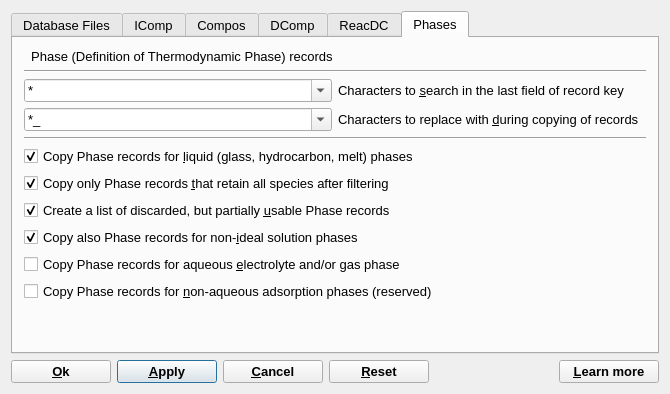
<?xml version="1.0" encoding="UTF-8"?>
<ui version="4.0">
 <class>SetFiltersDialogData</class>
 <widget class="QDialog" name="SetFiltersDialogData">
  <property name="windowModality">
   <enum>Qt::WindowModal</enum>
  </property>
  <property name="geometry">
   <rect>
    <x>0</x>
    <y>0</y>
    <width>670</width>
    <height>394</height>
   </rect>
  </property>
  <property name="font">
   <font>
    <pointsize>10</pointsize>
   </font>
  </property>
  <property name="windowTitle">
   <string>Setup of files and filters to create/extend an independent modelling project</string>
  </property>
  <layout class="QGridLayout" name="gridLayout_6">
   <item row="0" column="0" colspan="6">
    <widget class="QTabWidget" name="twSetFilters">
     <property name="tabShape">
      <enum>QTabWidget::Rounded</enum>
     </property>
     <property name="currentIndex">
      <number>5</number>
     </property>
     <widget class="QWidget" name="tpFiles">
      <attribute name="title">
       <string>Database Files</string>
      </attribute>
      <layout class="QVBoxLayout" name="verticalLayout">
       <item>
        <widget class="QTreeWidget" name="lvDefDBfiles">
         <property name="midLineWidth">
          <number>0</number>
         </property>
         <property name="selectionMode">
          <enum>QAbstractItemView::MultiSelection</enum>
         </property>
         <property name="iconSize">
          <size>
           <width>0</width>
           <height>0</height>
          </size>
         </property>
         <attribute name="headerCascadingSectionResizes">
          <bool>true</bool>
         </attribute>
         <attribute name="headerDefaultSectionSize">
          <number>400</number>
         </attribute>
         <attribute name="headerMinimumSectionSize">
          <number>200</number>
         </attribute>
         <column>
          <property name="text">
           <string>Record type / File Keyword</string>
          </property>
         </column>
         <column>
          <property name="text">
           <string>File name (click toggles selection)</string>
          </property>
         </column>
        </widget>
       </item>
      </layout>
     </widget>
     <widget class="QWidget" name="tpIComp">
      <attribute name="title">
       <string>IComp</string>
      </attribute>
      <layout class="QGridLayout" name="gridLayout_5">
       <item row="0" column="0" colspan="3">
        <widget class="QLabel" name="tlICtab">
         <property name="sizePolicy">
          <sizepolicy hsizetype="Fixed" vsizetype="Fixed">
           <horstretch>0</horstretch>
           <verstretch>0</verstretch>
          </sizepolicy>
         </property>
         <property name="text">
          <string>  IComp (Independent Component) records</string>
         </property>
         <property name="wordWrap">
          <bool>false</bool>
         </property>
        </widget>
       </item>
       <item row="1" column="0" colspan="3">
        <widget class="Line" name="Line1">
         <property name="frameShape">
          <enum>QFrame::HLine</enum>
         </property>
         <property name="frameShadow">
          <enum>QFrame::Sunken</enum>
         </property>
        </widget>
       </item>
       <item row="2" column="0">
        <widget class="QComboBox" name="cbICsearch">
         <property name="editable">
          <bool>true</bool>
         </property>
         <property name="currentIndex">
          <number>0</number>
         </property>
         <item>
          <property name="text">
           <string>*</string>
          </property>
         </item>
         <item>
          <property name="text">
           <string>?*</string>
          </property>
         </item>
         <item>
          <property name="text">
           <string>??*</string>
          </property>
         </item>
         <item>
          <property name="text">
           <string>???*</string>
          </property>
         </item>
         <item>
          <property name="text">
           <string>*?</string>
          </property>
         </item>
         <item>
          <property name="text">
           <string>*??</string>
          </property>
         </item>
         <item>
          <property name="text">
           <string>*???</string>
          </property>
         </item>
         <item>
          <property name="text">
           <string>*</string>
          </property>
         </item>
         <item>
          <property name="text">
           <string>*</string>
          </property>
         </item>
        </widget>
       </item>
       <item row="2" column="1" colspan="2">
        <widget class="QLabel" name="tlICsearch">
         <property name="text">
          <string>Characters to &amp;search in the last field of record key</string>
         </property>
         <property name="wordWrap">
          <bool>false</bool>
         </property>
         <property name="buddy">
          <cstring>cbICsearch</cstring>
         </property>
        </widget>
       </item>
       <item row="3" column="0">
        <widget class="QComboBox" name="cbICreplace">
         <property name="editable">
          <bool>true</bool>
         </property>
         <property name="currentIndex">
          <number>0</number>
         </property>
         <item>
          <property name="text">
           <string>*_</string>
          </property>
         </item>
         <item>
          <property name="text">
           <string>TEXT*</string>
          </property>
         </item>
         <item>
          <property name="text">
           <string>invcase*</string>
          </property>
         </item>
         <item>
          <property name="text">
           <string>*</string>
          </property>
         </item>
         <item>
          <property name="text">
           <string>*TEXT</string>
          </property>
         </item>
         <item>
          <property name="text">
           <string>*invcase</string>
          </property>
         </item>
         <item>
          <property name="text">
           <string>*</string>
          </property>
         </item>
         <item>
          <property name="text">
           <string>invcase</string>
          </property>
         </item>
         <item>
          <property name="text">
           <string>TEXT</string>
          </property>
         </item>
        </widget>
       </item>
       <item row="3" column="1" colspan="2">
        <widget class="QLabel" name="tlICreplace">
         <property name="text">
          <string>Characters to replace with &amp;during copying of records</string>
         </property>
         <property name="wordWrap">
          <bool>false</bool>
         </property>
         <property name="buddy">
          <cstring>cbICreplace</cstring>
         </property>
        </widget>
       </item>
       <item row="4" column="0" colspan="3">
        <widget class="Line" name="Line1_2">
         <property name="frameShape">
          <enum>QFrame::HLine</enum>
         </property>
         <property name="frameShadow">
          <enum>QFrame::Sunken</enum>
         </property>
        </widget>
       </item>
       <item row="5" column="0" colspan="2">
        <widget class="QLabel" name="tlIClist1">
         <property name="text">
          <string>List of currently selected &amp;IComp symbols: 
in Default database</string>
         </property>
         <property name="alignment">
          <set>Qt::AlignVCenter</set>
         </property>
         <property name="wordWrap">
          <bool>true</bool>
         </property>
         <property name="buddy">
          <cstring>tvIClistD</cstring>
         </property>
        </widget>
       </item>
       <item row="5" column="2">
        <widget class="QTextBrowser" name="tvIClistD"/>
       </item>
       <item row="6" column="0">
        <widget class="QLabel" name="tlIClist2">
         <property name="text">
          <string>In the parent (old)
pro&amp;ject database</string>
         </property>
         <property name="alignment">
          <set>Qt::AlignVCenter</set>
         </property>
         <property name="wordWrap">
          <bool>true</bool>
         </property>
         <property name="buddy">
          <cstring>tvIClistP</cstring>
         </property>
        </widget>
       </item>
       <item row="6" column="2">
        <widget class="QTextBrowser" name="tvIClistP"/>
       </item>
      </layout>
     </widget>
     <widget class="QWidget" name="tpCompos">
      <attribute name="title">
       <string>Compos</string>
      </attribute>
      <layout class="QGridLayout" name="gridLayout_4">
       <item row="0" column="0" colspan="3">
        <widget class="QLabel" name="tlPCOtab">
         <property name="sizePolicy">
          <sizepolicy hsizetype="Fixed" vsizetype="Fixed">
           <horstretch>0</horstretch>
           <verstretch>0</verstretch>
          </sizepolicy>
         </property>
         <property name="text">
          <string>  Compos (Predefined Composition Object) records</string>
         </property>
         <property name="wordWrap">
          <bool>false</bool>
         </property>
        </widget>
       </item>
       <item row="1" column="0" colspan="3">
        <widget class="Line" name="Line1_3">
         <property name="frameShape">
          <enum>QFrame::HLine</enum>
         </property>
         <property name="frameShadow">
          <enum>QFrame::Sunken</enum>
         </property>
        </widget>
       </item>
       <item row="2" column="0" colspan="2">
        <widget class="QComboBox" name="cbPCOsearch">
         <property name="editable">
          <bool>true</bool>
         </property>
         <property name="currentIndex">
          <number>0</number>
         </property>
         <item>
          <property name="text">
           <string>*</string>
          </property>
         </item>
         <item>
          <property name="text">
           <string>?*</string>
          </property>
         </item>
         <item>
          <property name="text">
           <string>??*</string>
          </property>
         </item>
         <item>
          <property name="text">
           <string>???*</string>
          </property>
         </item>
         <item>
          <property name="text">
           <string>*?</string>
          </property>
         </item>
         <item>
          <property name="text">
           <string>*??</string>
          </property>
         </item>
         <item>
          <property name="text">
           <string>*???</string>
          </property>
         </item>
         <item>
          <property name="text">
           <string>*</string>
          </property>
         </item>
         <item>
          <property name="text">
           <string>*</string>
          </property>
         </item>
        </widget>
       </item>
       <item row="2" column="2">
        <widget class="QLabel" name="tlPCOsearch">
         <property name="text">
          <string>Characters to &amp;search in the last field of record key</string>
         </property>
         <property name="wordWrap">
          <bool>false</bool>
         </property>
         <property name="buddy">
          <cstring>cbPCOsearch</cstring>
         </property>
        </widget>
       </item>
       <item row="3" column="0" colspan="2">
        <widget class="QComboBox" name="cbPCOreplace">
         <property name="editable">
          <bool>true</bool>
         </property>
         <property name="currentIndex">
          <number>0</number>
         </property>
         <item>
          <property name="text">
           <string>*_</string>
          </property>
         </item>
         <item>
          <property name="text">
           <string>TEXT*</string>
          </property>
         </item>
         <item>
          <property name="text">
           <string>invcase*</string>
          </property>
         </item>
         <item>
          <property name="text">
           <string>*</string>
          </property>
         </item>
         <item>
          <property name="text">
           <string>*TEXT</string>
          </property>
         </item>
         <item>
          <property name="text">
           <string>*invcase</string>
          </property>
         </item>
         <item>
          <property name="text">
           <string>*</string>
          </property>
         </item>
         <item>
          <property name="text">
           <string>invcase</string>
          </property>
         </item>
         <item>
          <property name="text">
           <string>TEXT</string>
          </property>
         </item>
        </widget>
       </item>
       <item row="3" column="2">
        <widget class="QLabel" name="tlPCOreplace">
         <property name="text">
          <string>Characters to replace with &amp;during copying of records</string>
         </property>
         <property name="wordWrap">
          <bool>false</bool>
         </property>
         <property name="buddy">
          <cstring>cbPCOreplace</cstring>
         </property>
        </widget>
       </item>
       <item row="4" column="0" colspan="3">
        <widget class="Line" name="Line1_3_2">
         <property name="frameShape">
          <enum>QFrame::HLine</enum>
         </property>
         <property name="frameShadow">
          <enum>QFrame::Sunken</enum>
         </property>
        </widget>
       </item>
       <item row="5" column="0">
        <widget class="QLabel" name="tlPCOfilter">
         <property name="text">
          <string>&amp;Filter script 

for copying 

records 

(reserved)</string>
         </property>
         <property name="alignment">
          <set>Qt::AlignRight|Qt::AlignTrailing|Qt::AlignVCenter</set>
         </property>
         <property name="wordWrap">
          <bool>false</bool>
         </property>
         <property name="buddy">
          <cstring>mlePCOfscript</cstring>
         </property>
        </widget>
       </item>
       <item row="5" column="1" colspan="2">
        <widget class="QTextEdit" name="mlePCOfscript"/>
       </item>
      </layout>
     </widget>
     <widget class="QWidget" name="tpDComp">
      <attribute name="title">
       <string>DComp</string>
      </attribute>
      <layout class="QGridLayout" name="gridLayout_3">
       <item row="0" column="0" colspan="3">
        <widget class="QLabel" name="tlDCtab">
         <property name="sizePolicy">
          <sizepolicy hsizetype="Fixed" vsizetype="Fixed">
           <horstretch>0</horstretch>
           <verstretch>0</verstretch>
          </sizepolicy>
         </property>
         <property name="text">
          <string>  DComp (standard thermochemical data) records</string>
         </property>
         <property name="wordWrap">
          <bool>false</bool>
         </property>
        </widget>
       </item>
       <item row="1" column="0" colspan="3">
        <widget class="Line" name="Line1_3_3">
         <property name="frameShape">
          <enum>QFrame::HLine</enum>
         </property>
         <property name="frameShadow">
          <enum>QFrame::Sunken</enum>
         </property>
        </widget>
       </item>
       <item row="2" column="0" colspan="2">
        <widget class="QComboBox" name="cbDCsearch">
         <property name="editable">
          <bool>true</bool>
         </property>
         <property name="currentIndex">
          <number>0</number>
         </property>
         <item>
          <property name="text">
           <string>*</string>
          </property>
         </item>
         <item>
          <property name="text">
           <string>?*</string>
          </property>
         </item>
         <item>
          <property name="text">
           <string>??*</string>
          </property>
         </item>
         <item>
          <property name="text">
           <string>???*</string>
          </property>
         </item>
         <item>
          <property name="text">
           <string>*?</string>
          </property>
         </item>
         <item>
          <property name="text">
           <string>*??</string>
          </property>
         </item>
         <item>
          <property name="text">
           <string>*???</string>
          </property>
         </item>
         <item>
          <property name="text">
           <string>*</string>
          </property>
         </item>
         <item>
          <property name="text">
           <string>*</string>
          </property>
         </item>
        </widget>
       </item>
       <item row="2" column="2">
        <widget class="QLabel" name="tlDCsearch">
         <property name="text">
          <string>Characters to &amp;search in the last field of record key</string>
         </property>
         <property name="wordWrap">
          <bool>false</bool>
         </property>
         <property name="buddy">
          <cstring>cbDCsearch</cstring>
         </property>
        </widget>
       </item>
       <item row="3" column="0" colspan="2">
        <widget class="QComboBox" name="cbDCreplace">
         <property name="editable">
          <bool>true</bool>
         </property>
         <property name="currentIndex">
          <number>0</number>
         </property>
         <item>
          <property name="text">
           <string>*_</string>
          </property>
         </item>
         <item>
          <property name="text">
           <string>TEXT*</string>
          </property>
         </item>
         <item>
          <property name="text">
           <string>invcase*</string>
          </property>
         </item>
         <item>
          <property name="text">
           <string>*</string>
          </property>
         </item>
         <item>
          <property name="text">
           <string>*TEXT</string>
          </property>
         </item>
         <item>
          <property name="text">
           <string>*invcase</string>
          </property>
         </item>
         <item>
          <property name="text">
           <string>invcase</string>
          </property>
         </item>
         <item>
          <property name="text">
           <string>TEXT</string>
          </property>
         </item>
        </widget>
       </item>
       <item row="3" column="2">
        <widget class="QLabel" name="tlDCreplace">
         <property name="text">
          <string>Characters to replace with &amp;during copying of records</string>
         </property>
         <property name="wordWrap">
          <bool>false</bool>
         </property>
         <property name="buddy">
          <cstring>cbDCreplace</cstring>
         </property>
        </widget>
       </item>
       <item row="4" column="0" colspan="3">
        <widget class="Line" name="Line1_3_4">
         <property name="frameShape">
          <enum>QFrame::HLine</enum>
         </property>
         <property name="frameShadow">
          <enum>QFrame::Sunken</enum>
         </property>
        </widget>
       </item>
       <item row="5" column="0">
        <widget class="QLabel" name="tlDCfilter">
         <property name="text">
          <string>&amp;Filter script 

for copying 

records 

(reserved)</string>
         </property>
         <property name="alignment">
          <set>Qt::AlignRight|Qt::AlignTrailing|Qt::AlignVCenter</set>
         </property>
         <property name="wordWrap">
          <bool>false</bool>
         </property>
         <property name="buddy">
          <cstring>mleDCfscript</cstring>
         </property>
        </widget>
       </item>
       <item row="5" column="1" colspan="2">
        <widget class="QTextEdit" name="mleDCfscript"/>
       </item>
      </layout>
     </widget>
     <widget class="QWidget" name="tpReacDC">
      <attribute name="title">
       <string>ReacDC</string>
      </attribute>
      <layout class="QGridLayout" name="gridLayout_2">
       <item row="0" column="0" colspan="3">
        <widget class="QLabel" name="tlREtab">
         <property name="sizePolicy">
          <sizepolicy hsizetype="Fixed" vsizetype="Fixed">
           <horstretch>0</horstretch>
           <verstretch>0</verstretch>
          </sizepolicy>
         </property>
         <property name="text">
          <string>  ReacDC (reaction-defined standard data) records</string>
         </property>
         <property name="wordWrap">
          <bool>false</bool>
         </property>
        </widget>
       </item>
       <item row="1" column="0" colspan="3">
        <widget class="Line" name="Line1_3_3_2">
         <property name="frameShape">
          <enum>QFrame::HLine</enum>
         </property>
         <property name="frameShadow">
          <enum>QFrame::Sunken</enum>
         </property>
        </widget>
       </item>
       <item row="2" column="0" colspan="2">
        <widget class="QComboBox" name="cbREsearch">
         <property name="editable">
          <bool>true</bool>
         </property>
         <property name="currentIndex">
          <number>0</number>
         </property>
         <item>
          <property name="text">
           <string>*</string>
          </property>
         </item>
         <item>
          <property name="text">
           <string>?*</string>
          </property>
         </item>
         <item>
          <property name="text">
           <string>??*</string>
          </property>
         </item>
         <item>
          <property name="text">
           <string>???*</string>
          </property>
         </item>
         <item>
          <property name="text">
           <string>*?</string>
          </property>
         </item>
         <item>
          <property name="text">
           <string>*??</string>
          </property>
         </item>
         <item>
          <property name="text">
           <string>*???</string>
          </property>
         </item>
         <item>
          <property name="text">
           <string>*</string>
          </property>
         </item>
         <item>
          <property name="text">
           <string>*</string>
          </property>
         </item>
        </widget>
       </item>
       <item row="2" column="2">
        <widget class="QLabel" name="tlREsearch">
         <property name="text">
          <string>Characters to &amp;search in the last field of record key</string>
         </property>
         <property name="wordWrap">
          <bool>false</bool>
         </property>
         <property name="buddy">
          <cstring>cbREsearch</cstring>
         </property>
        </widget>
       </item>
       <item row="3" column="0" colspan="2">
        <widget class="QComboBox" name="cbREreplace">
         <property name="editable">
          <bool>true</bool>
         </property>
         <property name="currentIndex">
          <number>0</number>
         </property>
         <item>
          <property name="text">
           <string>*_</string>
          </property>
         </item>
         <item>
          <property name="text">
           <string>TEXT*</string>
          </property>
         </item>
         <item>
          <property name="text">
           <string>invcase*</string>
          </property>
         </item>
         <item>
          <property name="text">
           <string>*</string>
          </property>
         </item>
         <item>
          <property name="text">
           <string>*TEXT</string>
          </property>
         </item>
         <item>
          <property name="text">
           <string>*invcase</string>
          </property>
         </item>
         <item>
          <property name="text">
           <string>*</string>
          </property>
         </item>
         <item>
          <property name="text">
           <string>invcase</string>
          </property>
         </item>
         <item>
          <property name="text">
           <string>TEXT</string>
          </property>
         </item>
        </widget>
       </item>
       <item row="3" column="2">
        <widget class="QLabel" name="tlREreplace">
         <property name="text">
          <string>Characters to replace with &amp;during copying of records</string>
         </property>
         <property name="wordWrap">
          <bool>false</bool>
         </property>
         <property name="buddy">
          <cstring>cbREreplace</cstring>
         </property>
        </widget>
       </item>
       <item row="4" column="0" colspan="3">
        <widget class="Line" name="Line1_3_3_3">
         <property name="frameShape">
          <enum>QFrame::HLine</enum>
         </property>
         <property name="frameShadow">
          <enum>QFrame::Sunken</enum>
         </property>
        </widget>
       </item>
       <item row="5" column="0">
        <widget class="QLabel" name="tlREfilter">
         <property name="text">
          <string>&amp;Filter script 

for copying 

records 

(reserved)</string>
         </property>
         <property name="alignment">
          <set>Qt::AlignRight|Qt::AlignTrailing|Qt::AlignVCenter</set>
         </property>
         <property name="wordWrap">
          <bool>false</bool>
         </property>
         <property name="buddy">
          <cstring>mleREfscript</cstring>
         </property>
        </widget>
       </item>
       <item row="5" column="1" colspan="2">
        <widget class="QTextEdit" name="mleREfscript"/>
       </item>
      </layout>
     </widget>
     <widget class="QWidget" name="tpPhase">
      <attribute name="title">
       <string>Phases</string>
      </attribute>
      <layout class="QGridLayout" name="gridLayout">
       <item row="0" column="0" colspan="2">
        <widget class="QLabel" name="tlPHtab">
         <property name="text">
          <string>  Phase (Definition of Thermodynamic Phase) records</string>
         </property>
         <property name="wordWrap">
          <bool>false</bool>
         </property>
        </widget>
       </item>
       <item row="1" column="0" colspan="2">
        <widget class="Line" name="Line1_3_5">
         <property name="frameShape">
          <enum>QFrame::HLine</enum>
         </property>
         <property name="frameShadow">
          <enum>QFrame::Sunken</enum>
         </property>
        </widget>
       </item>
       <item row="2" column="0">
        <widget class="QComboBox" name="cbPHsearch">
         <property name="sizePolicy">
          <sizepolicy hsizetype="Minimum" vsizetype="Fixed">
           <horstretch>0</horstretch>
           <verstretch>0</verstretch>
          </sizepolicy>
         </property>
         <property name="editable">
          <bool>true</bool>
         </property>
         <property name="currentIndex">
          <number>0</number>
         </property>
         <item>
          <property name="text">
           <string>*</string>
          </property>
         </item>
         <item>
          <property name="text">
           <string>?*</string>
          </property>
         </item>
         <item>
          <property name="text">
           <string>??*</string>
          </property>
         </item>
         <item>
          <property name="text">
           <string>???*</string>
          </property>
         </item>
         <item>
          <property name="text">
           <string>*?</string>
          </property>
         </item>
         <item>
          <property name="text">
           <string>*??</string>
          </property>
         </item>
         <item>
          <property name="text">
           <string>*???</string>
          </property>
         </item>
         <item>
          <property name="text">
           <string>*</string>
          </property>
         </item>
         <item>
          <property name="text">
           <string>*</string>
          </property>
         </item>
        </widget>
       </item>
       <item row="2" column="1">
        <widget class="QLabel" name="tlPHsearch">
         <property name="text">
          <string>Characters to &amp;search in the last field of record key</string>
         </property>
         <property name="wordWrap">
          <bool>false</bool>
         </property>
         <property name="buddy">
          <cstring>cbPHsearch</cstring>
         </property>
        </widget>
       </item>
       <item row="3" column="0">
        <widget class="QComboBox" name="cbPHreplace">
         <property name="sizePolicy">
          <sizepolicy hsizetype="Minimum" vsizetype="Fixed">
           <horstretch>0</horstretch>
           <verstretch>0</verstretch>
          </sizepolicy>
         </property>
         <property name="editable">
          <bool>true</bool>
         </property>
         <property name="currentIndex">
          <number>0</number>
         </property>
         <item>
          <property name="text">
           <string>*_</string>
          </property>
         </item>
         <item>
          <property name="text">
           <string>TEXT*</string>
          </property>
         </item>
         <item>
          <property name="text">
           <string>invcase*</string>
          </property>
         </item>
         <item>
          <property name="text">
           <string>*</string>
          </property>
         </item>
         <item>
          <property name="text">
           <string>*TEXT</string>
          </property>
         </item>
         <item>
          <property name="text">
           <string>*invcase</string>
          </property>
         </item>
         <item>
          <property name="text">
           <string>*</string>
          </property>
         </item>
         <item>
          <property name="text">
           <string>invcase</string>
          </property>
         </item>
         <item>
          <property name="text">
           <string>TEXT</string>
          </property>
         </item>
        </widget>
       </item>
       <item row="3" column="1">
        <widget class="QLabel" name="tlPHreplace">
         <property name="text">
          <string>Characters to replace with &amp;during copying of records</string>
         </property>
         <property name="wordWrap">
          <bool>false</bool>
         </property>
         <property name="buddy">
          <cstring>cbPHreplace</cstring>
         </property>
        </widget>
       </item>
       <item row="4" column="0" colspan="2">
        <widget class="Line" name="Line1_3_6">
         <property name="frameShape">
          <enum>QFrame::HLine</enum>
         </property>
         <property name="frameShadow">
          <enum>QFrame::Sunken</enum>
         </property>
        </widget>
       </item>
       <item row="5" column="0" colspan="2">
        <widget class="QCheckBox" name="cbPHcopyL">
         <property name="text">
          <string>Copy Phase records for &amp;liquid (glass, hydrocarbon, melt) phases</string>
         </property>
         <property name="checked">
          <bool>true</bool>
         </property>
        </widget>
       </item>
       <item row="6" column="0" colspan="2">
        <widget class="QCheckBox" name="cbPHcopyF">
         <property name="text">
          <string>Copy only Phase records &amp;that retain all species after filtering</string>
         </property>
         <property name="checked">
          <bool>true</bool>
         </property>
        </widget>
       </item>
       <item row="7" column="0" colspan="2">
        <widget class="QCheckBox" name="cbPHcopyD">
         <property name="text">
          <string>Create a list of discarded, but partially &amp;usable Phase records</string>
         </property>
         <property name="checked">
          <bool>true</bool>
         </property>
        </widget>
       </item>
       <item row="8" column="0" colspan="2">
        <widget class="QCheckBox" name="cbPHcopyN">
         <property name="text">
          <string>Copy also Phase records for non-&amp;ideal solution phases</string>
         </property>
         <property name="checked">
          <bool>true</bool>
         </property>
        </widget>
       </item>
       <item row="9" column="0" colspan="2">
        <widget class="QCheckBox" name="cbPHcopyA">
         <property name="text">
          <string>Copy Phase records for aqueous &amp;electrolyte and/or gas phase</string>
         </property>
        </widget>
       </item>
       <item row="10" column="0" colspan="2">
        <widget class="QCheckBox" name="cbPHcopyY">
         <property name="text">
          <string>Copy Phase records for &amp;non-aqueous adsorption phases (reserved)</string>
         </property>
        </widget>
       </item>
       <item row="11" column="0">
        <spacer>
         <property name="orientation">
          <enum>Qt::Vertical</enum>
         </property>
         <property name="sizeType">
          <enum>QSizePolicy::Expanding</enum>
         </property>
         <property name="sizeHint" stdset="0">
          <size>
           <width>20</width>
           <height>40</height>
          </size>
         </property>
        </spacer>
       </item>
      </layout>
     </widget>
    </widget>
   </item>
   <item row="1" column="0">
    <widget class="QPushButton" name="pbOk">
     <property name="minimumSize">
      <size>
       <width>100</width>
       <height>0</height>
      </size>
     </property>
     <property name="font">
      <font>
       <weight>75</weight>
       <bold>true</bold>
      </font>
     </property>
     <property name="text">
      <string>&amp;Ok</string>
     </property>
     <property name="shortcut">
      <string>Alt+O</string>
     </property>
    </widget>
   </item>
   <item row="1" column="1">
    <widget class="QPushButton" name="pbApply">
     <property name="minimumSize">
      <size>
       <width>100</width>
       <height>0</height>
      </size>
     </property>
     <property name="font">
      <font>
       <weight>75</weight>
       <bold>true</bold>
      </font>
     </property>
     <property name="text">
      <string>&amp;Apply</string>
     </property>
     <property name="shortcut">
      <string>Alt+A</string>
     </property>
     <property name="default">
      <bool>true</bool>
     </property>
    </widget>
   </item>
   <item row="1" column="2">
    <widget class="QPushButton" name="pbCancel">
     <property name="minimumSize">
      <size>
       <width>100</width>
       <height>0</height>
      </size>
     </property>
     <property name="font">
      <font>
       <weight>75</weight>
       <bold>true</bold>
      </font>
     </property>
     <property name="text">
      <string>&amp;Cancel</string>
     </property>
     <property name="shortcut">
      <string>Alt+C</string>
     </property>
    </widget>
   </item>
   <item row="1" column="3">
    <widget class="QPushButton" name="pbReset">
     <property name="minimumSize">
      <size>
       <width>100</width>
       <height>0</height>
      </size>
     </property>
     <property name="font">
      <font>
       <weight>75</weight>
       <bold>true</bold>
      </font>
     </property>
     <property name="text">
      <string>&amp;Reset</string>
     </property>
     <property name="shortcut">
      <string>Alt+R</string>
     </property>
    </widget>
   </item>
   <item row="1" column="4">
    <spacer>
     <property name="orientation">
      <enum>Qt::Horizontal</enum>
     </property>
     <property name="sizeType">
      <enum>QSizePolicy::Expanding</enum>
     </property>
     <property name="sizeHint" stdset="0">
      <size>
       <width>119</width>
       <height>20</height>
      </size>
     </property>
    </spacer>
   </item>
   <item row="1" column="5">
    <widget class="QPushButton" name="pbHelp">
     <property name="minimumSize">
      <size>
       <width>100</width>
       <height>0</height>
      </size>
     </property>
     <property name="font">
      <font>
       <weight>75</weight>
       <bold>true</bold>
      </font>
     </property>
     <property name="text">
      <string>&amp;Learn more</string>
     </property>
     <property name="shortcut">
      <string>F1</string>
     </property>
    </widget>
   </item>
  </layout>
 </widget>
 <layoutdefault spacing="6" margin="11"/>
 <tabstops>
  <tabstop>cbICsearch</tabstop>
  <tabstop>cbICreplace</tabstop>
  <tabstop>tvIClistD</tabstop>
  <tabstop>tvIClistP</tabstop>
  <tabstop>cbPCOsearch</tabstop>
  <tabstop>cbPCOreplace</tabstop>
  <tabstop>mlePCOfscript</tabstop>
  <tabstop>cbDCsearch</tabstop>
  <tabstop>cbDCreplace</tabstop>
  <tabstop>mleDCfscript</tabstop>
  <tabstop>cbREsearch</tabstop>
  <tabstop>cbREreplace</tabstop>
  <tabstop>mleREfscript</tabstop>
  <tabstop>cbPHsearch</tabstop>
  <tabstop>cbPHreplace</tabstop>
  <tabstop>cbPHcopyL</tabstop>
  <tabstop>cbPHcopyF</tabstop>
  <tabstop>cbPHcopyD</tabstop>
  <tabstop>cbPHcopyN</tabstop>
  <tabstop>cbPHcopyA</tabstop>
  <tabstop>cbPHcopyY</tabstop>
  <tabstop>pbOk</tabstop>
  <tabstop>pbApply</tabstop>
  <tabstop>pbCancel</tabstop>
  <tabstop>pbReset</tabstop>
  <tabstop>pbHelp</tabstop>
  <tabstop>twSetFilters</tabstop>
 </tabstops>
 <resources/>
 <connections/>
</ui>
